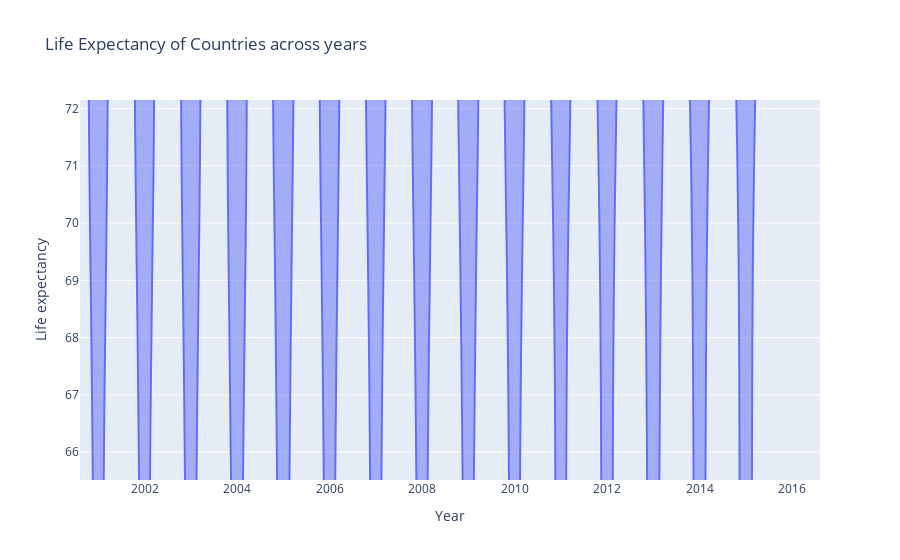

Notebook code for this chart:
### Code cell
#sns.set(style="whitegrid")
fig = px.violin(new_df, x='Year', y='Life expectancy ', title='Life Expectancy of Countries across years')
fig.show()

### Figure 1 — Plotly figure (JSON) as saved in the notebook; plotly's stock layout.template omitted (floating-point values rounded to 4 significant figures; data arrays with more than 128 entries replaced by an {"elided": "..."} marker saying what was removed)
{"data": [{"alignmentgroup": "True", "box": {"visible": false}, "hovertemplate": "Year=%{x}<br>Life expectancy =%{y}<extra></extra>", "legendgroup": "", "marker": {"color": "#636efa"}, "name": "", "offsetgroup": "", "orientation": "v", "scalegroup": "True", "showlegend": false, "type": "violin", "x": {"elided": "2928 int values"}, "x0": " ", "xaxis": "x", "y": {"elided": "2928 float values"}, "y0": " ", "yaxis": "y"}], "layout": {"autosize": true, "dragmode": "pan", "legend": {"tracegroupgap": 0}, "title": {"text": "Life Expectancy of Countries across years"}, "violinmode": "group", "xaxis": {"anchor": "y", "autorange": false, "domain": [0, 1], "range": [2001.0, 2017.0], "title": {"text": "Year"}, "type": "linear"}, "yaxis": {"anchor": "x", "autorange": false, "domain": [0, 1], "range": [65.51, 72.15], "title": {"text": "Life expectancy "}, "type": "linear"}}}
